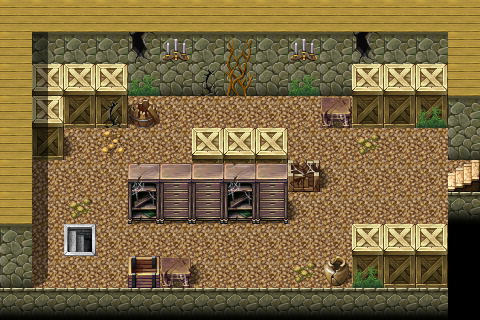

A 2D game scene composited from a Tiled map and its tileset images. What follows is a short description and the map's XML, with each tile layer's data collapsed to a summary:
An orthogonal 15x10 tile map with 32x32 px tiles, 3 tile layers (Ground, Objects, Above), 1 hidden layer not drawn, 40 tilesets and 5 objects (3x spawn, 2x mapchange).

<map version="1.0" orientation="orthogonal" width="15" height="10" tilewidth="32" tileheight="32">
 <tileset firstgid="1" name="map_bed_1" tilewidth="32" tileheight="32">
  <image source="../drawable/map_bed_1.png" width="512" height="256" />
 </tileset>
 <tileset firstgid="129" name="map_border_1" tilewidth="32" tileheight="32">
  <image source="../drawable/map_border_1.png" width="512" height="256" />
 </tileset>
 <tileset firstgid="257" name="map_bridge_1" tilewidth="32" tileheight="32">
  <image source="../drawable/map_bridge_1.png" width="512" height="256" />
 </tileset>
 <tileset firstgid="385" name="map_broken_1" tilewidth="32" tileheight="32">
  <image source="../drawable/map_broken_1.png" width="512" height="256" />
 </tileset>
 <tileset firstgid="513" name="map_cavewall_1" tilewidth="32" tileheight="32">
  <image source="../drawable/map_cavewall_1.png" width="576" height="192" />
 </tileset>
 <tileset firstgid="621" name="map_cavewall_2" tilewidth="32" tileheight="32">
  <image source="../drawable/map_cavewall_2.png" width="576" height="192" />
 </tileset>
 <tileset firstgid="729" name="map_cavewall_3" tilewidth="32" tileheight="32">
  <image source="../drawable/map_cavewall_3.png" width="576" height="192" />
 </tileset>
 <tileset firstgid="837" name="map_chair_table_1" tilewidth="32" tileheight="32">
  <image source="../drawable/map_chair_table_1.png" width="512" height="256" />
 </tileset>
 <tileset firstgid="965" name="map_crate_1" tilewidth="32" tileheight="32">
  <image source="../drawable/map_crate_1.png" width="512" height="256" />
 </tileset>
 <tileset firstgid="1093" name="map_cupboard_1" tilewidth="32" tileheight="32">
  <image source="../drawable/map_cupboard_1.png" width="512" height="256" />
 </tileset>
 <tileset firstgid="1221" name="map_curtain_1" tilewidth="32" tileheight="32">
  <image source="../drawable/map_curtain_1.png" width="512" height="256" />
 </tileset>
 <tileset firstgid="1349" name="map_entrance_1" tilewidth="32" tileheight="32">
  <image source="../drawable/map_entrance_1.png" width="512" height="256" />
 </tileset>
 <tileset firstgid="1477" name="map_fence_1" tilewidth="32" tileheight="32">
  <image source="../drawable/map_fence_1.png" width="512" height="256" />
 </tileset>
 <tileset firstgid="1605" name="map_fence_2" tilewidth="32" tileheight="32">
  <image source="../drawable/map_fence_2.png" width="512" height="256" />
 </tileset>
 <tileset firstgid="1733" name="map_ground_1" tilewidth="32" tileheight="32">
  <image source="../drawable/map_ground_1.png" width="512" height="256" />
 </tileset>
 <tileset firstgid="1861" name="map_ground_2" tilewidth="32" tileheight="32">
  <image source="../drawable/map_ground_2.png" width="512" height="256" />
 </tileset>
 <tileset firstgid="1989" name="map_ground_3" tilewidth="32" tileheight="32">
  <image source="../drawable/map_ground_3.png" width="512" height="256" />
 </tileset>
 <tileset firstgid="2117" name="map_ground_4" tilewidth="32" tileheight="32">
  <image source="../drawable/map_ground_4.png" width="512" height="256" />
 </tileset>
 <tileset firstgid="2245" name="map_ground_5" tilewidth="32" tileheight="32">
  <image source="../drawable/map_ground_5.png" width="512" height="256" />
 </tileset>
 <tileset firstgid="2373" name="map_ground_6" tilewidth="32" tileheight="32">
  <image source="../drawable/map_ground_6.png" width="512" height="256" />
 </tileset>
 <tileset firstgid="2501" name="map_ground_7" tilewidth="32" tileheight="32">
  <image source="../drawable/map_ground_7.png" width="512" height="256" />
 </tileset>
 <tileset firstgid="2629" name="map_ground_8" tilewidth="32" tileheight="32">
  <image source="../drawable/map_ground_8.png" width="512" height="256" />
 </tileset>
 <tileset firstgid="2757" name="map_indoor_1" tilewidth="32" tileheight="32">
  <image source="../drawable/map_indoor_1.png" width="512" height="256" />
 </tileset>
 <tileset firstgid="2885" name="map_kitchen_1" tilewidth="32" tileheight="32">
  <image source="../drawable/map_kitchen_1.png" width="512" height="256" />
 </tileset>
 <tileset firstgid="3013" name="map_outdoor_1" tilewidth="32" tileheight="32">
  <image source="../drawable/map_outdoor_1.png" width="512" height="256" />
 </tileset>
 <tileset firstgid="3141" name="map_pillar_1" tilewidth="32" tileheight="32">
  <image source="../drawable/map_pillar_1.png" width="512" height="256" />
 </tileset>
 <tileset firstgid="3269" name="map_plant_1" tilewidth="32" tileheight="32">
  <image source="../drawable/map_plant_1.png" width="512" height="256" />
 </tileset>
 <tileset firstgid="3397" name="map_rock_1" tilewidth="32" tileheight="32">
  <image source="../drawable/map_rock_1.png" width="512" height="256" />
 </tileset>
 <tileset firstgid="3525" name="map_roof_1" tilewidth="32" tileheight="32">
  <image source="../drawable/map_roof_1.png" width="512" height="256" />
 </tileset>
 <tileset firstgid="3653" name="map_roof_2" tilewidth="32" tileheight="32">
  <image source="../drawable/map_roof_2.png" width="512" height="256" />
 </tileset>
 <tileset firstgid="3781" name="map_shop_1" tilewidth="32" tileheight="32">
  <image source="../drawable/map_shop_1.png" width="512" height="256" />
 </tileset>
 <tileset firstgid="3909" name="map_sign_ladder_1" tilewidth="32" tileheight="32">
  <image source="../drawable/map_sign_ladder_1.png" width="512" height="256" />
 </tileset>
 <tileset firstgid="4037" name="map_table_1" tilewidth="32" tileheight="32">
  <image source="../drawable/map_table_1.png" width="512" height="256" />
 </tileset>
 <tileset firstgid="4165" name="map_trail_1" tilewidth="32" tileheight="32">
  <image source="../drawable/map_trail_1.png" width="512" height="256" />
 </tileset>
 <tileset firstgid="4293" name="map_tree_1" tilewidth="32" tileheight="32">
  <image source="../drawable/map_tree_1.png" width="512" height="256" />
 </tileset>
 <tileset firstgid="4421" name="map_wall_1" tilewidth="32" tileheight="32">
  <image source="../drawable/map_wall_1.png" width="512" height="256" />
 </tileset>
 <tileset firstgid="4549" name="map_wall_2" tilewidth="32" tileheight="32">
  <image source="../drawable/map_wall_2.png" width="480" height="256" />
 </tileset>
 <tileset firstgid="4669" name="map_wall_3" tilewidth="32" tileheight="32">
  <image source="../drawable/map_wall_3.png" width="480" height="256" />
 </tileset>
 <tileset firstgid="4789" name="map_window_1" tilewidth="32" tileheight="32">
  <image source="../drawable/map_window_1.png" width="512" height="256" />
 </tileset>
 <tileset firstgid="4917" name="map_window_2" tilewidth="32" tileheight="32">
  <image source="../drawable/map_window_2.png" width="512" height="256" />
 </tileset>
 <layer name="Ground" width="15" height="10">
  <data>[150 cells, 150 non-empty, 8 distinct tile ids]</data>
 </layer>
 <layer name="Objects" width="15" height="10">
  <data>[150 cells, 38 non-empty, 20 distinct tile ids]</data>
 </layer>
 <layer name="Above" width="15" height="10">
  <data>[150 cells, 9 non-empty, 3 distinct tile ids]</data>
 </layer>
 <layer name="Walkable" width="15" height="10" visible="0">
  <data>[150 cells, 103 non-empty, 1 distinct tile ids]</data>
 </layer>
 <objectgroup name="Mapevents">
  <object name="up" type="mapchange" x="448" y="160" width="32" height="32">
   <properties>
    <property name="map" value="hauntedhouse1" />
    <property name="place" value="down" />
   </properties>
  </object>
  <object name="down" type="mapchange" x="64" y="224" width="32" height="32">
   <properties>
    <property name="map" value="hauntedhouse3" />
    <property name="place" value="up" />
   </properties>
  </object>
 </objectgroup>
 <objectgroup name="Spawn">
  <object name="minorhaunt1" type="spawn" x="288" y="96" width="128" height="192">
   <properties>
    <property name="quantity" value="2" />
   </properties>
  </object>
  </objectgroup>
 <objectgroup name="Keys" />
</map>
<!-- 2 of 5 objects omitted -->
